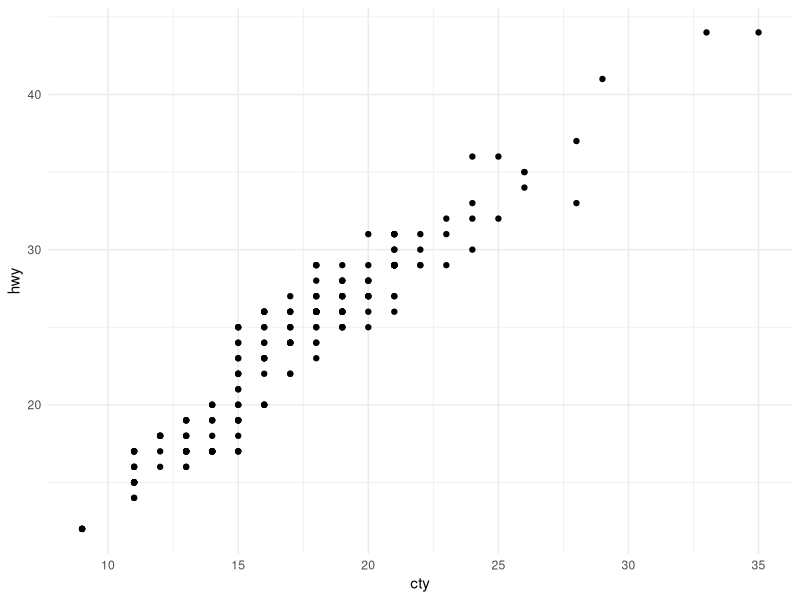
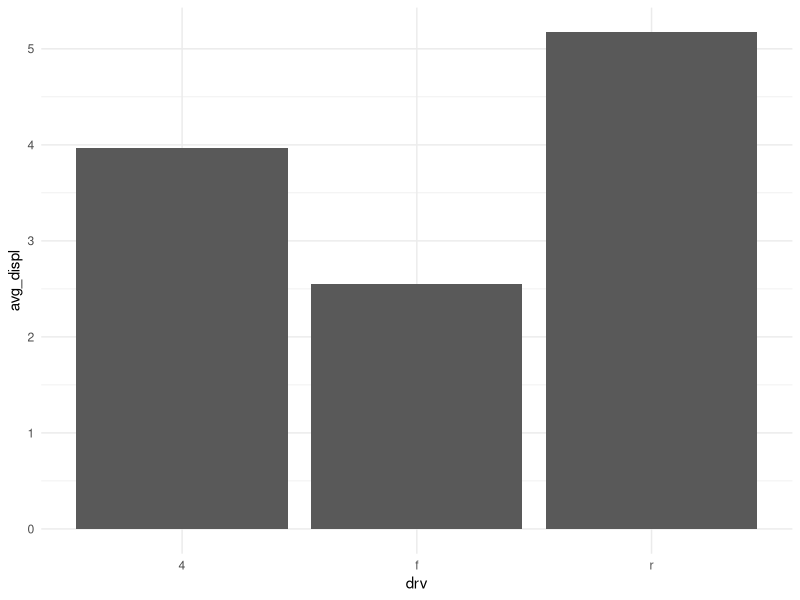
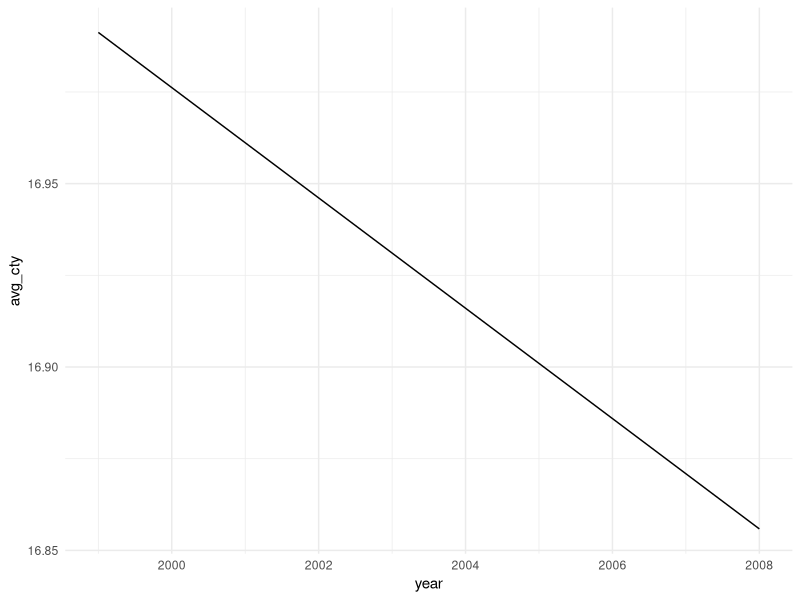
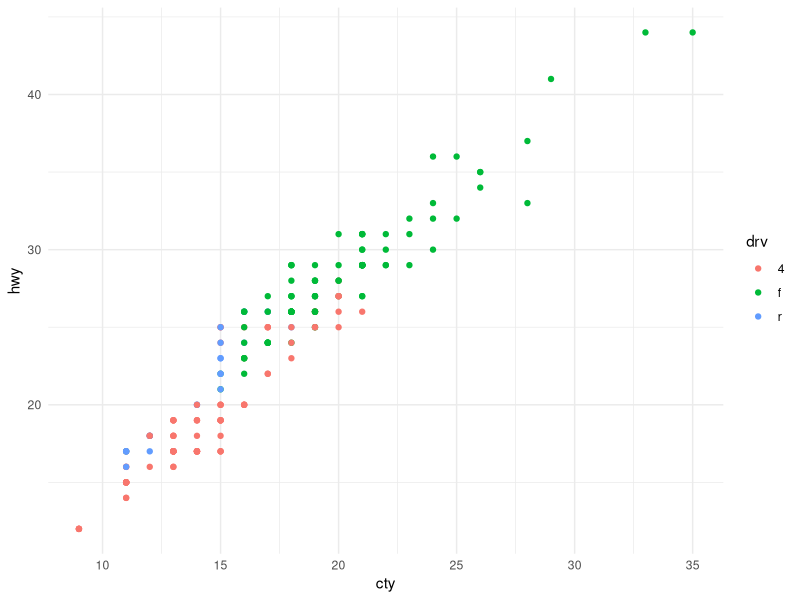
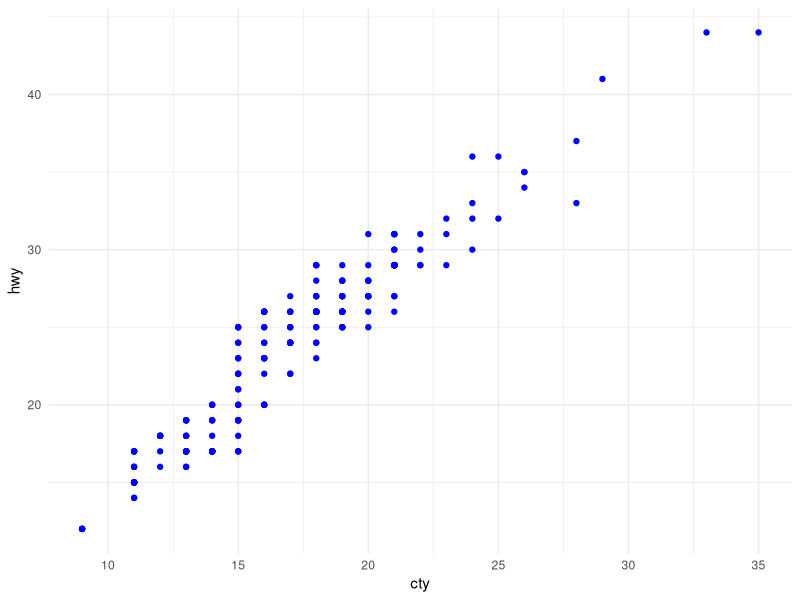
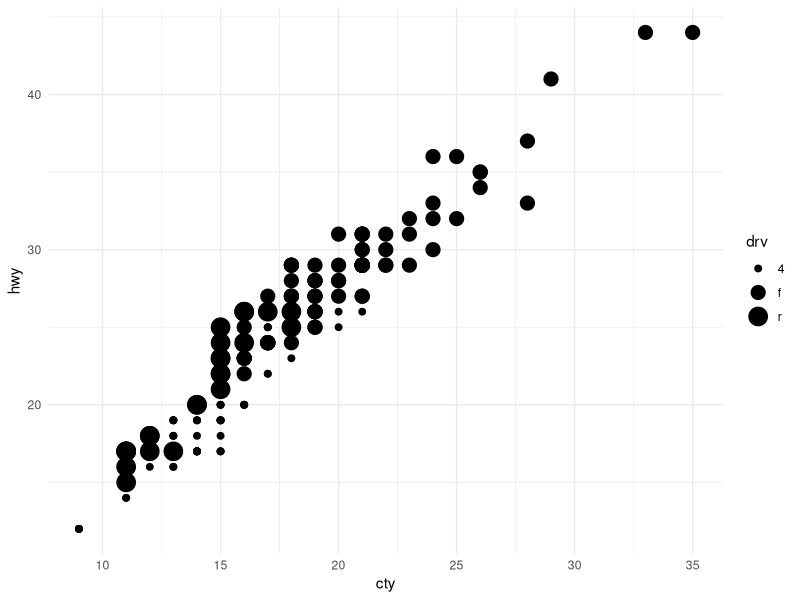
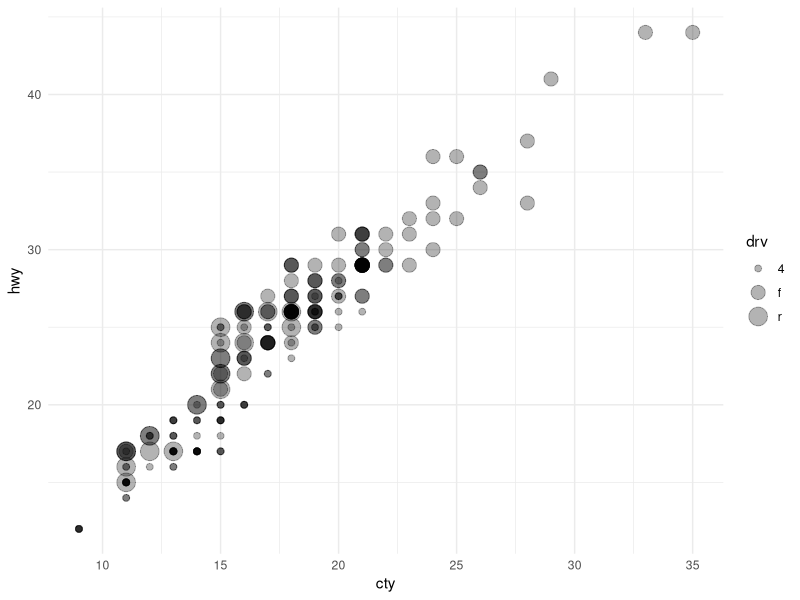
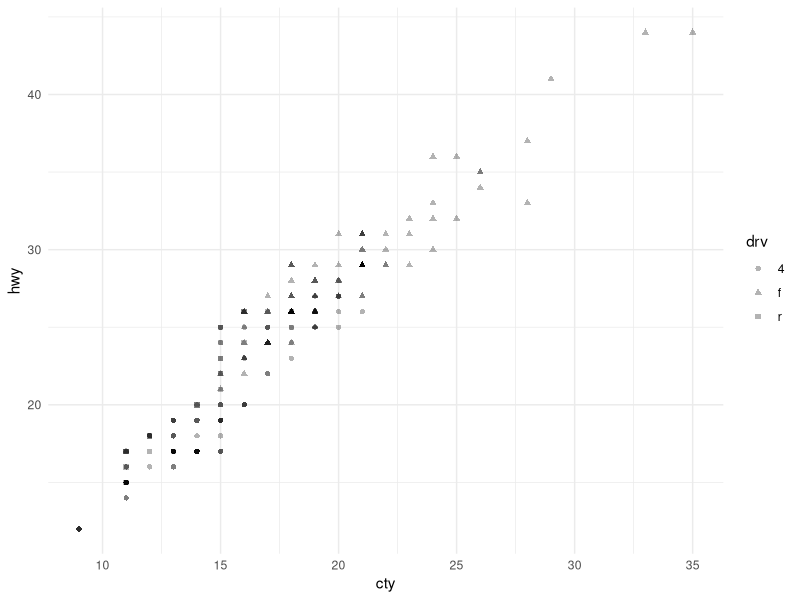

Reproduce these figures in R, in order.
### setup ——————————————————————————————————————————————————————————————————————

setwd("week 3-4")

install.packages("ggplot2")
install.packages("data.table")
library(ggplot2)
library(data.table)

theme_set(theme_minimal())

### data ———————————————————————————————————————————————————————————————————————

# sales <- fread("data/sales_sample.csv") %>%
#     .[sample(1:300)] %>%
#     .[, purchase_date := as.Date(purchase_date)] %>%
#     .[sales_amount %between% c(0, 250) & quantity %between% c(0, 15)]

# head(sales)

# mpg: milage per gallon
mpg <- unique(as.data.table(mpg))
head(mpg)
?mpg
nrow(mpg)


### Examples of simple plotting ————————————————————————————————————————————————

# always start with the data transformed to your needs
# then add the ggplot func. call with the data
# and finally add one or more layers

ggplot(data = mpg) +
    geom_point(mapping = aes(x = cty, y = hwy))

mpg_agg <- mpg[, .(avg_displ = mean(displ)), by = drv]
ggplot(data = mpg_agg) +
    geom_col(mapping = aes(x = drv, y = avg_displ))

mpg_agg <- mpg[, .(avg_cty = mean(cty)), year]
ggplot(data = mpg_agg) +
    geom_line(mapping = aes(x = year, y = avg_cty, group = 1))


### Adding more than just X and Y variables ————————————————————————————————————

ggplot(data = mpg) +
    geom_point(mapping = aes(x = cty, y = hwy, color = drv))

# see what happens if you add the color param outside of the mapping function
ggplot(data = mpg) +
    geom_point(mapping = aes(x = cty, y = hwy, color = drv), color = "blue")

# the following wouldn't really make sense
ggplot(data = mpg) +
    geom_point(mapping = aes(x = cty, y = hwy, size = drv))

# use alpha to see through
ggplot(data = mpg) +
    geom_point(mapping = aes(x = cty, y = hwy, size = drv), alpha = .3)

# but this would
ggplot(data = mpg) +
    geom_point(mapping = aes(x = cty, y = hwy, shape = drv), alpha = .3)


### Adding extra lines —————————————————————————————————————————————————————————

# ab line
ggplot(data = mpg) +
    geom_point(mapping = aes(x = cty, y = hwy)) +
    geom_abline(slope = 1, intercept = 0, color = "red")
# mention hline/vline

# linear regression line
ggplot(data = mpg) +
    geom_point(mapping = aes(x = cty, y = hwy)) +
    geom_smooth(mapping = aes(x = cty, y = hwy), method = "lm")

### Facets —————————————————————————————————————————————————————————————————————

ggplot(data = mpg) +
    geom_point(mapping = aes(x = cty, y = hwy), alpha = .3) +
    facet_wrap(~drv)

ggplot(data = mpg) +
    geom_point(mapping = aes(x = cty, y = hwy), alpha = .3) +
    facet_wrap(~drv, ncol = 1)

ggplot(data = mpg) +
    geom_point(mapping = aes(x = cty, y = hwy, color = fl)) +
    facet_wrap(~drv, ncol = 1)
# too much info?


### Plots where data aggregation happens while plotting ————————————————————————

# histogram
ggplot(data = mpg) +
    geom_histogram(mapping = aes(x = hwy))

ggplot(data = mpg) +
    geom_bar(mapping = aes(x = fl))
# Where does count come from?

ggplot(data = mpg) +
    geom_bar(mapping = aes(x = fl, y = stat(prop), group = 1))

ggplot(data = mpg) +
    geom_boxplot(mapping = aes(x = manufacturer, y = hwy))


# providing data in ggplot()
ggplot(data = mpg) +
    geom_point(mapping = aes(x = cty, y = hwy)) +
    geom_smooth(mapping = aes(x = cty, y = hwy), method = "lm")

ggplot(data = mpg, mapping = aes(x = cty, y = hwy)) +
    geom_point() +
    geom_smooth(method = "lm")

# note that the order of the parameters is not the same in ggplot() and geom_*()

### Beautifing the plot ————————————————————————————————————————————————————————

# labels
ggplot(data = mpg) +
    geom_point(mapping = aes(x = cty, y = hwy, color = class)) +
    ggtitle("Vehicle fuel consumption: city vs. highway") +
    labs(
        title = "Vehicle fuel consumption: city vs. highway",
        subtitle = "City vs. Highway",
        x = "City",
        y = "Highway",
        color = "Type of car",
        caption = "Fuel consumption is shown in milage per gallon (mpg)"
    ) +
    coord_fixed()

# coord flip
ggplot(data = mpg) +
    geom_boxplot(mapping = aes(x = manufacturer, y = hwy))

ggplot(data = mpg) +
    geom_boxplot(mapping = aes(x = manufacturer, y = hwy)) +
    coord_flip()

# scales: breaks and labels
ggplot(data = mpg) +
    geom_point(mapping = aes(x = cty, y = hwy, color = class)) +
    scale_y_continuous(breaks = seq(0, 45, by = 5)) +
    scale_x_continuous(labels = function(x) paste(x, "m/g"))

# zooming
ggplot(data = mpg) +
    geom_point(mapping = aes(x = cty, y = hwy, color = class)) +
    coord_cartesian(xlim = c(15, 20), ylim = c(25, 30))

# saving your graph
my_plot <- ggplot(data = mpg) +
    geom_point(mapping = aes(x = cty, y = hwy, color = class))

# you can skip the 'plot = ' part
ggsave("figures/my_plot.png", plot = my_plot)

# using save + show in one function
plotCtyHwy <- function(dt, path = "figures/my_plot.png") {
    my_plot <- ggplot(data = mpg) +
        geom_point(mapping = aes(x = cty, y = hwy, color = class))
    ggsave("figures/my_plot.png", plot = my_plot)
    my_plot
}

# text
mpg_agg <- mpg[, .(avg_displ = mean(displ)), by = drv]
ggplot(data = mpg_agg) +
    geom_col(mapping = aes(x = drv, y = avg_displ)) +
    geom_label(mapping = aes(x = drv, y = avg_displ, label = round(avg_displ, 2)))
    # geom_text(mapping = aes(x = drv, y = avg_displ, label = round(avg_displ, 2)))

# geom_col + fill
ggplot(data = mpg) +
    geom_bar(mapping = aes(x = fl, fill = drv))

ggplot(data = mpg) +
    geom_bar(mapping = aes(x = fl, fill = drv), position = position_dodge())

# ordering
mpg_agg <- mpg[, .(avg_displ = mean(displ)), by = drv]
ggplot(data = mpg_agg) +
    geom_col(mapping = aes(x = drv, y = avg_displ))

ggplot(data = mpg_agg) +
    geom_col(mapping = aes(x = reorder(drv, -avg_displ), y = avg_displ))

ggplot(data = mpg) +
    geom_bar(mapping = aes(x = reorder(
        fl, fl, function(x) -length(x)
    )))

# using other stats
ggplot(data = mpg) +
    geom_bar(mapping = aes(x = fl, y = stat(prop), group = 1))
